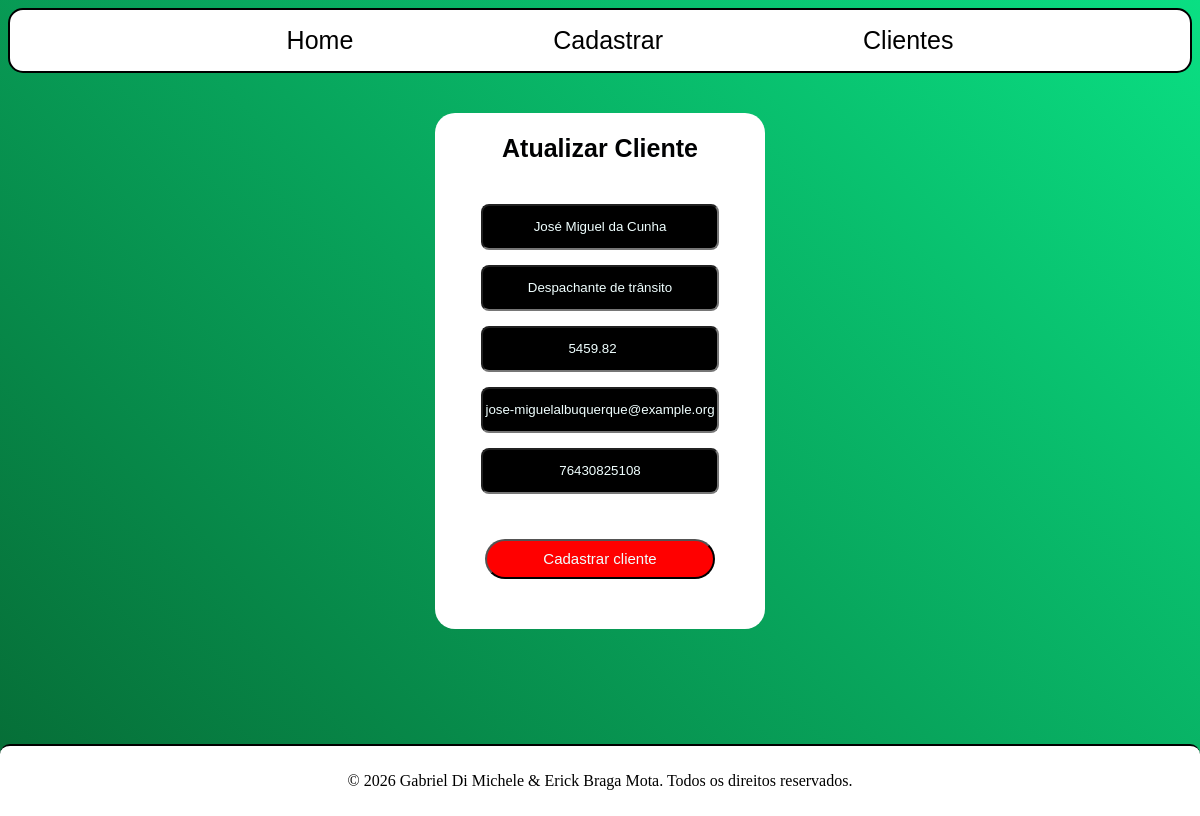
/editar/5, run on the app's committed database.
### app.py (models this page shows, shortened)
class Clientes(db.Model):
    id_cliente = db.Column(db.Integer, primary_key=True)
    nome_cliente = db.Column(db.String(40), nullable=False)
    cargo_cliente = db.Column(db.String(40), nullable=False)
    salario_cliente = db.Column(db.Numeric(precision=10, scale=2), nullable=False)
    email_cliente = db.Column(db.String(50), nullable=True)
    cpf_cliente = db.Column(db.String(11), unique=True , nullable=True)

### app.py (the view, shortened to what this page needs)
@app.route('/editar/<int:id_cliente>', methods=["GET","POST"])
def editar(id_cliente):
    cliente = Clientes.query.get_or_404(id_cliente)
    return render_template("editar.html", cliente=cliente)

### templates/editar.html
{% extends 'base.html' %}
{% block conteudo %}
<div class="div-pai">
    <section class="section-cadastro">
        <h2 class="h2-cadastrar">Atualizar Cliente</h2>
        <form action="{{ url_for('editar', id_cliente=cliente.id_cliente) }}" method="POST" class="form-cadastro">
            <div class="div-inputs">
                <input class="input-nome" type="text" name="nome_cliente" value="{{ cliente.nome_cliente }}" placeholder="Nome cliente" required>
                <input class="input-cargo" type="text" name="cargo_cliente" value="{{ cliente.cargo_cliente }}" placeholder="Cargo Cliente" required>
                <input class="input-salario" type="number" name="salario_cliente" step="0.01" value="{{ cliente.salario_cliente }}" placeholder="Salário Cliente" required>
                <input class="input-email" type="email" name="email_cliente" value="{{ cliente.email_cliente }}" placeholder="Email Cliente" required>
                <input class="input-cpf" type="text" name="cpf_cliente" value="{{ cliente.cpf_cliente }}" placeholder="CPF Cliente" pattern="\d{11}"
                    title="Digite um CPF válido com 11 dígitos" required>
                <input class="botao-submit" type="submit" value="Cadastrar cliente">
            </div>
        </form>
    </section>
    {% endblock conteudo %}

### static/style.css (style rules this page uses)
.body-base { display: flex; flex-direction: column; background: linear-gradient(45deg, #066b35, #0adf83); min-height: 100vh; box-sizing: border-box; overflow: hidden; }
.h2-cadastrar { color: rgb(0, 1, 2); font-family: 'Franklin Gothic Medium', 'Arial Narrow', Arial, sans-serif; font-size: 25px; }
.div-pai { display: flex; justify-content: center; margin: 40px; }
.section-cadastro { display: flex; flex-direction: column; justify-content: center; align-items: center; background-color: #ffffff; border-radius: 20px; width: 330px; }
.div-inputs { display: flex; flex-direction: column; gap: 15px; align-items: center; padding: 20px; }
.input-nome, .input-cargo, .input-salario, .input-email, .input-cpf { border-radius: 8px; color: azure; background-color: #000000; height: 40px; width: 230px; text-align: center; }
.input-nome::placeholder, .input-cargo::placeholder, .input-salario::placeholder, .input-email::placeholder, .input-cpf::placeholder { color: #fefefe48; font-size: 16px; opacity: 4; }
.botao-submit { color: azure; background-color: red; border-radius: 20px; font-size: 15px; height: 40px; width: 230px; margin: 30px 0px }

### data on the page
Clientes: nome_cliente "José Miguel da Cunha", cargo_cliente "Despachante de trânsito", salario_cliente "5459.82", email_cliente "jose-miguelalbuquerque@example.org", cpf_cliente "76430825108"
